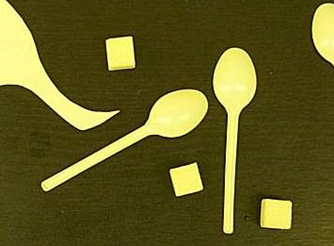
#> input picture CV_Lecture_3/resources/spoons.png, 334 x 246 px, found by its file name
$ python threshold.py
#> lines starting #> are read from the running program, lines starting #| are printed output that depends on the picture; after the words box and inside, x2 and y2 are one past the last pixel; in counts of white or black regions, pixels touching at a corner belong together
import cv2
import numpy as np

# Load our image as greyscale
image = cv2.imread('resources\\spoons.png', 0)
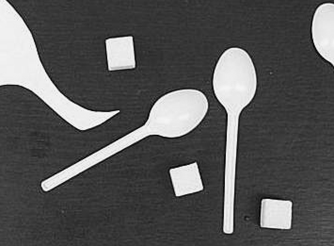
#> image: shape (246, 334); min 0, max 250, mean 86.9
cv2.imshow('Original', image)
# Values below 127 goes to 0 (black, everything above goes to 255 (white)
ret,thresh1 = cv2.threshold(image, 127, 255, cv2.THRESH_BINARY)
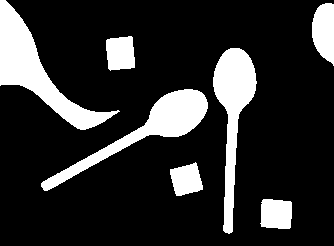
#> thresh1: shape (246, 334); 17.8% white; 7 white regions, largest, box (x1, y1, x2, y2) and area: (0, 0, 120, 130) 4244, (41, 89, 208, 191) 3457, (213, 48, 257, 234) 3355
cv2.imshow('1 Threshold Binary', thresh1)
# Values below 127 go to 255 and values above 127 go to 0 (reverse of above)
ret,thresh2 = cv2.threshold(image, 127, 255, cv2.THRESH_BINARY_INV)
cv2.imshow('2 Threshold Binary Inverse', thresh2)
# Values above 127 are truncated (held) at 127 (the 255 argument is unused)
ret,thresh3 = cv2.threshold(image, 127, 255, cv2.THRESH_TRUNC)
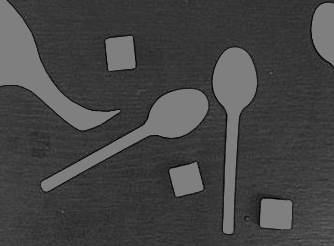
#> thresh3: shape (246, 334); min 0, max 127, mean 68.6
cv2.imshow('3 THRESH TRUNC', thresh3)
# Values below 127 go to 0, above 127 are unchanged
ret,thresh4 = cv2.threshold(image, 127, 255, cv2.THRESH_TOZERO)
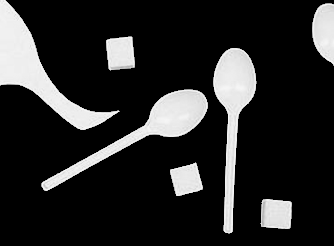
#> thresh4: shape (246, 334); min 0, max 250, mean 40.9
cv2.imshow('4 THRESH TOZERO', thresh4)
# Resever of above, below 127 is unchanged, above 127 goes to 0
ret,thresh5 = cv2.threshold(image, 127, 255, cv2.THRESH_TOZERO_INV)
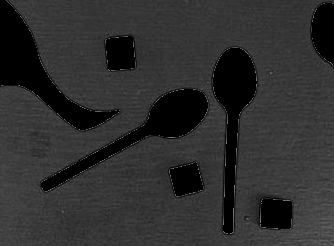
#> thresh5: shape (246, 334); min 0, max 127, mean 45.9
cv2.imshow('5 THRESH TOZERO INV', thresh5)
cv2.waitKey(0)
